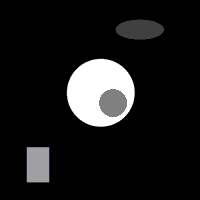
#> input picture clinical-background/exercises/2-ct-backprojection/solution/phantom.bmp, 200 x 200 px
$ jupyter execute 'Exercise. CT backprojection.ipynb'
#> lines starting #> are read from the running program, lines starting #| are printed output that depends on the picture
# CT Reconstruction

In this exercise we will play with some of the mechanics of how CT scanner generates images. You will see snippets of code in this notebook and some snippets will have comments that start with the word _TASK_. These are yours to fill - read task description and write code that completes the snippet

We have talked about the "Tomography" part and now will talk about computation. In this notebook we have some sample code that will load a real CT image and will go through the steps similar to the ones a scanner is going through to do the computation.

## Sinograms

Each time a detector is taking an image, it is computing the amount of photons passing through the body. Let's simulate this by passing a bunch of rays through a phantom image.

> _Phantoms_ are commonly used in medical imaging. The word may refer to physically-accurate phantoms which are used by medical physicists to calibrate scanners and other devices, and images of phantoms, which could be synthetic 2D or 3D images used to calibrate and test medical software. Take a look at this adorable fetus phantom:
>

### Loading image and computing a single projection

[cell 1]
# Our human body will be represented by a jpeg image, so we will use PIL library to load and manipulate it

from PIL import Image
import matplotlib.pyplot as plt
import numpy as np
import scipy.ndimage as nd

im = Image.open("phantom.bmp").convert("L")
print(im)
#| <PIL.Image.Image image mode=L size=200x200 at 0x7FE05AD18D10>

Let us visualize the image here. As you can see it's a few grayscale geometric figures, quite typical for phantoms

[cell 2]
plt.imshow(im, cmap="gray")

Let us compute a projection now. For the sake of simlicity we are assuming that our xrays are following from left to right, all rays are parallel, passing through the entire image. Note that we are just summing all values of pixels that rays meet along the path. In real world the ray would be attenuated by the tissues, and the intensity (or the amount of photons) is decreased as the ray passess through matter, this the detector is effectively subtracting the measured value from a known maximum value. Again, for the sake of simplicity we will do the inverse here - just add everything up.

[cell 3]
projection = []
m = np.array(im)
for x in range(0, im.width):
    projection.append(np.sum(m[x]))
#> after the loop, projection = 200 values, max 17166 at index 88, min 0 at index 0, mean 5100.6

And let's visualize it by plotting the accumulated intensities encountered along each ray. Effectively, this is a 1-dimensional "x-ray" of our thin slice.

[cell 4]
plt.plot(projection)
#> figure, not shown here; curve peaks at x = 88, y = 17166

### Rotate and project again

Now let's simulate rotation of our xray tube/detector gantry and compute another projection

[cell 5]
im_r = im.rotate(60)
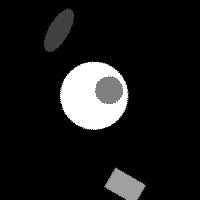
#> im_r: PIL image 200x200 L; min 0, max 255, mean 25.4
plt.imshow(im_r, cmap="gray")

[cell 6]
projection = []
m = np.array(im_r)
for x in range(0, im_r.width):
    projection.append(np.sum(m[x]))
#> after the loop, projection = 200 values, max 16528 at index 105, min 0 at index 0, mean 5086.3
plt.plot(projection)
#> figure, not shown here; curve peaks at x = 105, y = 16528

[cell 7]
# TASK: Can you see the "tooth" pattern on the rectangle projection on the right? Where is it coming from, what do you think?
# NOTE: You don't need to write code, just type your answer here

# SOLUTION(TODO): this is happening because our rotation algorithm is not applying any anti-aliasing strategies and thus
# straight, axis-aligned lines turn into "ladders" that are not smooth when rotated.
# Therefore, we are seeing sudden "jumps" when summing pixels along neighboring rays

### Computing the Sinogram

Now, let's assume that our scanner is doing a full 180° rotation, sampling a projection every 3 degrees. What you will end up is a collection of projections (1D "X-ray" images) from every angle. Let's store projections in a list of tuples so that we keep track of what angle was used to compute a projection.

[cell 8]
projections = []
for angle in range(0, 180, 3):
    p = []
    im_r = im.rotate(angle)
    for x in range(0, im.width):
        p.append(np.sum(np.array(im_r)[x]))
    projections.append((angle, p))
#> after the loop, projections = 60 items

[cell 9]
# TASK: can you visualize projections from several interesting angles (like all angles divisible by 15)?

## SOLUTION(TODO: where do we put it?)
for p in projections:
    if (p[0] % 15) == 0:
        plt.figure()
        plt.plot(p[1])
#> this loop made 60 passes
#> figure, not shown here; curve peaks at x = 84, y = 16756
#> figure, not shown here; curve peaks at x = 81, y = 16289
#> figure, not shown here; curve peaks at x = 107, y = 15811
#> figure, not shown here; curve peaks at x = 104, y = 17118
#> figure, not shown here; curve peaks at x = 101, y = 17277
#> figure, not shown here; curve peaks at x = 102, y = 17788
#> figure, not shown here; curve peaks at x = 116, y = 21280
#> figure, not shown here; curve peaks at x = 103, y = 22445
#> figure, not shown here; curve peaks at x = 105, y = 17277
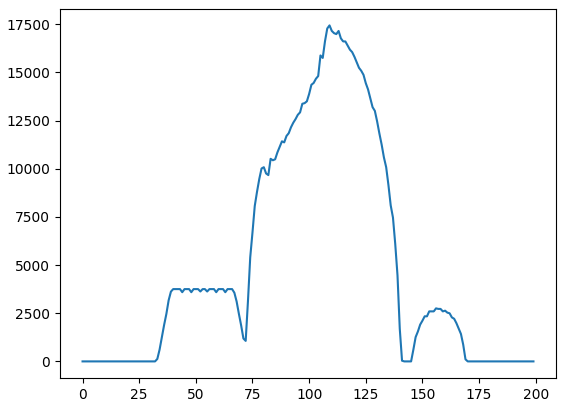
#> figure drawn by matplotlib, 1 panel; curve peaks at x = 109, y = 17437

At this point our `projections` variable contains a collection of all projections. Effectively, this is what we get once our measurements are done. Let's plot all projections stacked together as a single image:

[cell 10]
sinogram = np.stack([p[1] for p in projections])
plt.imshow(sinogram, cmap="gray", aspect = 2)

Pretty, isn't it? This image is commonly called _a sinogram_ because it appears to be an overlapping of sinusoids (and there is some neat signal processing math explaining why that is the case), and sometimes people talk of sinogram as the raw data that comes into a CT scanner after the analog signal has been sampled.

But how do we get an image out of this?

Remember, that "C" in "CT" stands for _Computed_ and that's where computation comes in.

The basic computation is quite simple. We take each projection and "smear" all the aggregated intensity values that have been captured by it across a reconstructed image. Let's do this for one of those projections:

[cell 11]
bp = np.zeros((im.width, im.height))
#> bp: shape (200, 200) float64; every value is 0

for y in range(sinogram.shape[1]):
    bp[:, y] = projections[0][1]
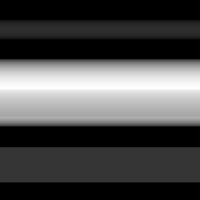
#> bp: shape (200, 200) float64; min 0, max 17166, mean 5100.6; drawn with min black and max white

[cell 12]
plt.imshow(bp, cmap="gray")

From here, we do this for all other projections, and then stack them all together, remembering the angle from which the projection was taken!

[cell 13]
bp = np.zeros((im.width, im.height))

for p in projections:

    # Smear the projection
    img = np.zeros(bp.shape)
    for y in range(img.shape[1]):
        img[:, y] = p[1]

    # Rotate the projection back
    img = nd.rotate(img, -p[0], reshape = False)

    bp += img
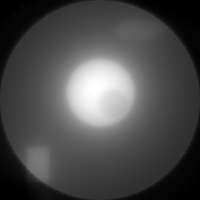
#> bp: shape (200, 200) float64; min -67.79, max 995309.9, mean 295703.2; drawn with min black and max white
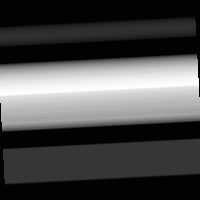
#> img: shape (200, 200) float64; min -151, max 17250.4, mean 5056.5; drawn with min black and max white

[cell 14]
plt.imshow(bp, cmap ="gray")

Can you see our original image here? It is a bit blurry, but this is exactly what happens with the actual CT images reconstructed through backprojection. Next step, to get a nice and crisp image out of it would be running image through a sharpening filter and obtaining what radiologists usually see at their workstation - a _filtered backprojection_.

There are many ways to construct that filter, and sometimes you will see in the CT imaging datasets (to which we will get later in the course) various metdata items referring to convolutions - these parameters have to do with varoius scanner settings available to the operator, which control the filters applied to unfiltered backprojections.

[cell 15]
# TASK: There is a slice of a brain CT in the same directory as our phantom.bmp, named sample_brain.png.
# Similar to what was dome above, simulate a set of parallel-beam projections at every 1 degree, plot a sinogram,
# and plot an unfiltered backprojection

[cell 16]
# SOLUTION (TODO)

# Load and display the image
b_im = Image.open("sample_brain.png").convert("L")
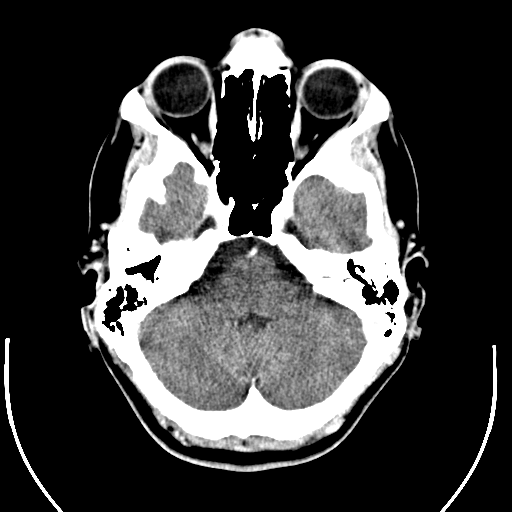
#> input picture clinical-background/exercises/2-ct-backprojection/solution/sample_brain.png, 512 x 512 px
plt.imshow(b_im, cmap="gray")

[cell 17]
print(b_im)
#| <PIL.Image.Image image mode=L size=512x512 at 0x7FE0529B9C10>

[cell 18]
# Obtain the sinogram

b_projections = []
for angle in range(0, 180, 1):
    p = []
    im_r = b_im.rotate(angle)
    for x in range(0, b_im.width):
        p.append(np.sum(np.array(im_r)[x]))
    b_projections.append((angle, p))
#> this loop made 180 passes
#> pass 3, `im_r = b_im.rotate(angle)`:
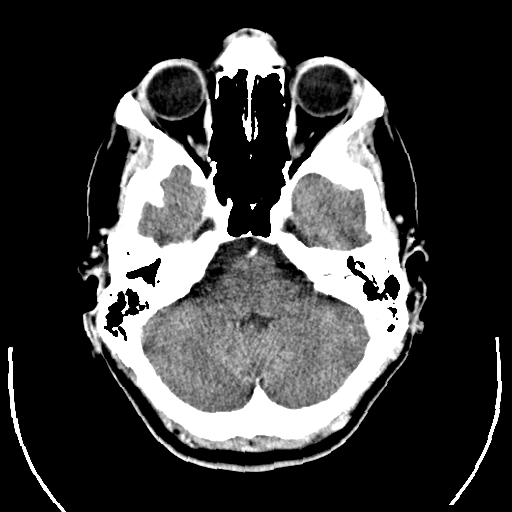
#> im_r: PIL image 512x512 L; min 0, max 255, mean 62.4
#> after the loop, b_projections = 180 items

[cell 19]
plt.imshow(np.stack([p[1] for p in b_projections]), cmap="gray", aspect = 2)
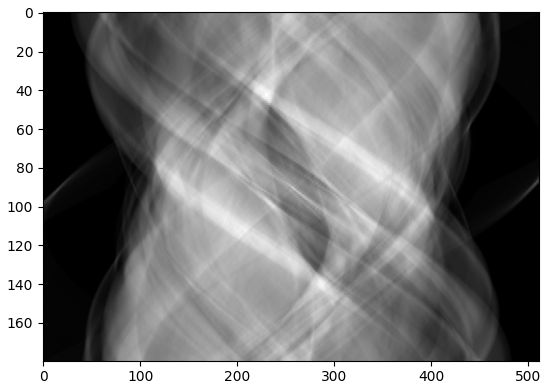
#> figure drawn by matplotlib, 1 panel

[cell 20]
# Reconstruct through backprojection

b_bp = np.zeros((b_im.width, b_im.height))
#> b_bp: shape (512, 512) float64; every value is 0

for p in b_projections:

    # Smear the projection
    img = np.zeros(b_bp.shape)
    for y in range(b_bp.shape[1]):
        img[:, y] = p[1]

    # Rotate the projection back
    img = nd.rotate(img, -p[0], reshape = False)

    b_bp += img
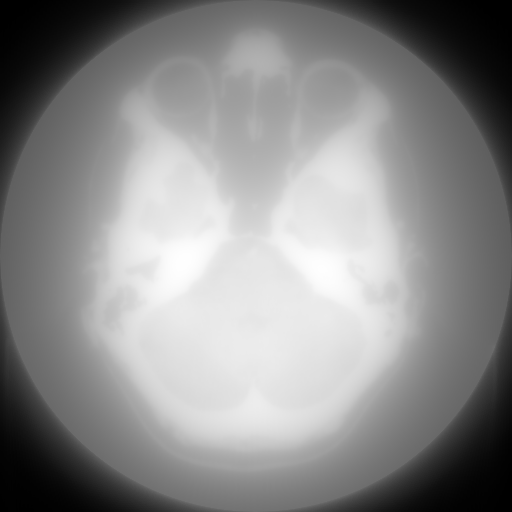
#> b_bp: shape (512, 512) float64; min -728.7, max 10034604.8, mean 5472601.1; drawn with min black and max white
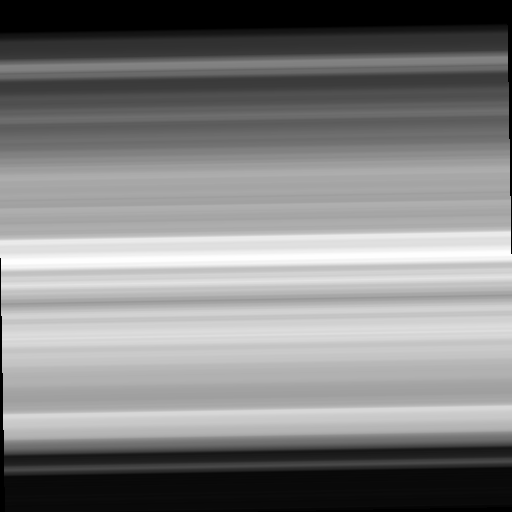
#> img: shape (512, 512) float64; min -117.4, max 62565.7, mean 31836.2; drawn with min black and max white
